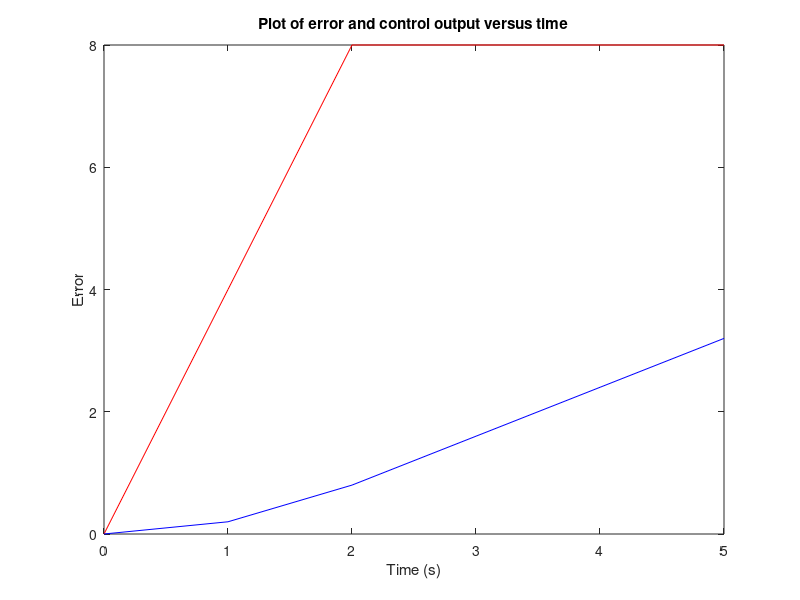

MATLAB code to generate this figure:
error = [0,4,8,8,8,8];
time = [0,1,2,3,4,5];
U_t = zeros(1,6);
plot(time,error,'-r');
hold on;
for i=1:6
  if (i<=3)
    U_t(i) = 0.2*((i-1)*(i-1)); 
  else
    U_t(i) = 0.8*((i-1)-1);
  end
end
plot(time,U_t,'-b')
xlabel('Time (s)','LineWidth',2);
ylabel('Error','LineWidth',2);
title('Plot of error and control output versus time','LineWidth',5);
